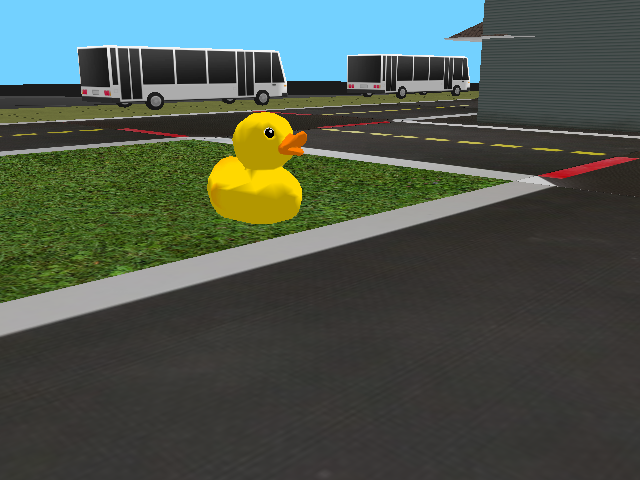
#> input picture exercises/screen.png, 640 x 480 px
$ python hsv_image_macbook.py
#> lines starting #> are read from the running program, lines starting #| are printed output that depends on the picture
import tkinter as tk
from tkinter import Scale
import numpy as np
from PIL import Image, ImageTk
import cv2

def update_hsv(event):
    h_min = h_min_scale.get()
    s_min = s_min_scale.get()
    v_min = v_min_scale.get()
    h_max = h_max_scale.get()
    s_max = s_max_scale.get()
    v_max = v_max_scale.get()

    lower = np.array([h_min, s_min, v_min])
    upper = np.array([h_max, s_max, v_max])

    hsv = cv2.cvtColor(cv2.cvtColor(img, cv2.COLOR_BGR2RGB), cv2.COLOR_RGB2HSV)
    mask = cv2.inRange(hsv, lower, upper)

    result = cv2.bitwise_and(img, img, mask=mask)

    result = cv2.cvtColor(result,cv2.COLOR_BGR2RGB)
    photo = ImageTk.PhotoImage(image=Image.fromarray(result))
    canvas.img = photo
    canvas.create_image(0, 0, anchor=tk.NW, image=photo)

root = tk.Tk()
root.title("HSV Color Picker")

# Load image
img = cv2.imread("screen.png")
#> img is the input picture: shape (480, 640, 3); mean B, G, R 76.1, 86.3, 76.2
img = cv2.resize(img, (480, 360))
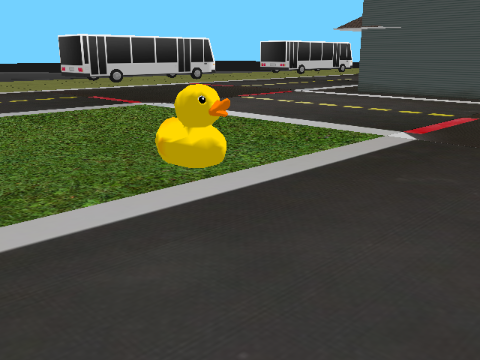
#> img: shape (360, 480, 3); mean B, G, R 76, 86.2, 76.2

# Create canvas to display the image
canvas = tk.Canvas(root, width=img.shape[1], height=img.shape[0])
canvas.pack()

# Default HSV values
h_min_default, s_min_default, v_min_default = 0, 0, 0
h_max_default, s_max_default, v_max_default = 179, 255, 255

# Create scales for HSV values
h_min_scale = Scale(root, from_=0, to=179, label="HMin", orient=tk.HORIZONTAL, length=200)
s_min_scale = Scale(root, from_=0, to=255, label="SMin", orient=tk.HORIZONTAL, length=200)
v_min_scale = Scale(root, from_=0, to=255, label="VMin", orient=tk.HORIZONTAL, length=200)
h_max_scale = Scale(root, from_=0, to=179, label="HMax", orient=tk.HORIZONTAL, length=200)
s_max_scale = Scale(root, from_=0, to=255, label="SMax", orient=tk.HORIZONTAL, length=200)
v_max_scale = Scale(root, from_=0, to=255, label="VMax", orient=tk.HORIZONTAL, length=200)

# Set default values
h_min_scale.set(h_min_default)
s_min_scale.set(s_min_default)
v_min_scale.set(v_min_default)
h_max_scale.set(h_max_default)
s_max_scale.set(s_max_default)
v_max_scale.set(v_max_default)

# Place scales on the window
h_min_scale.pack()
s_min_scale.pack()
v_min_scale.pack()
h_max_scale.pack()
s_max_scale.pack()
v_max_scale.pack()

# Bind scales to update function
h_min_scale.bind("<ButtonRelease-1>", update_hsv)
s_min_scale.bind("<ButtonRelease-1>", update_hsv)
v_min_scale.bind("<ButtonRelease-1>", update_hsv)
h_max_scale.bind("<ButtonRelease-1>", update_hsv)
s_max_scale.bind("<ButtonRelease-1>", update_hsv)
v_max_scale.bind("<ButtonRelease-1>", update_hsv)

# Initialize canvas with default image
photo = ImageTk.PhotoImage(image=Image.fromarray(cv2.cvtColor(img, cv2.COLOR_BGR2RGB)))
canvas.create_image(0, 0, anchor=tk.NW, image=photo)
canvas.img = photo

root.mainloop()
